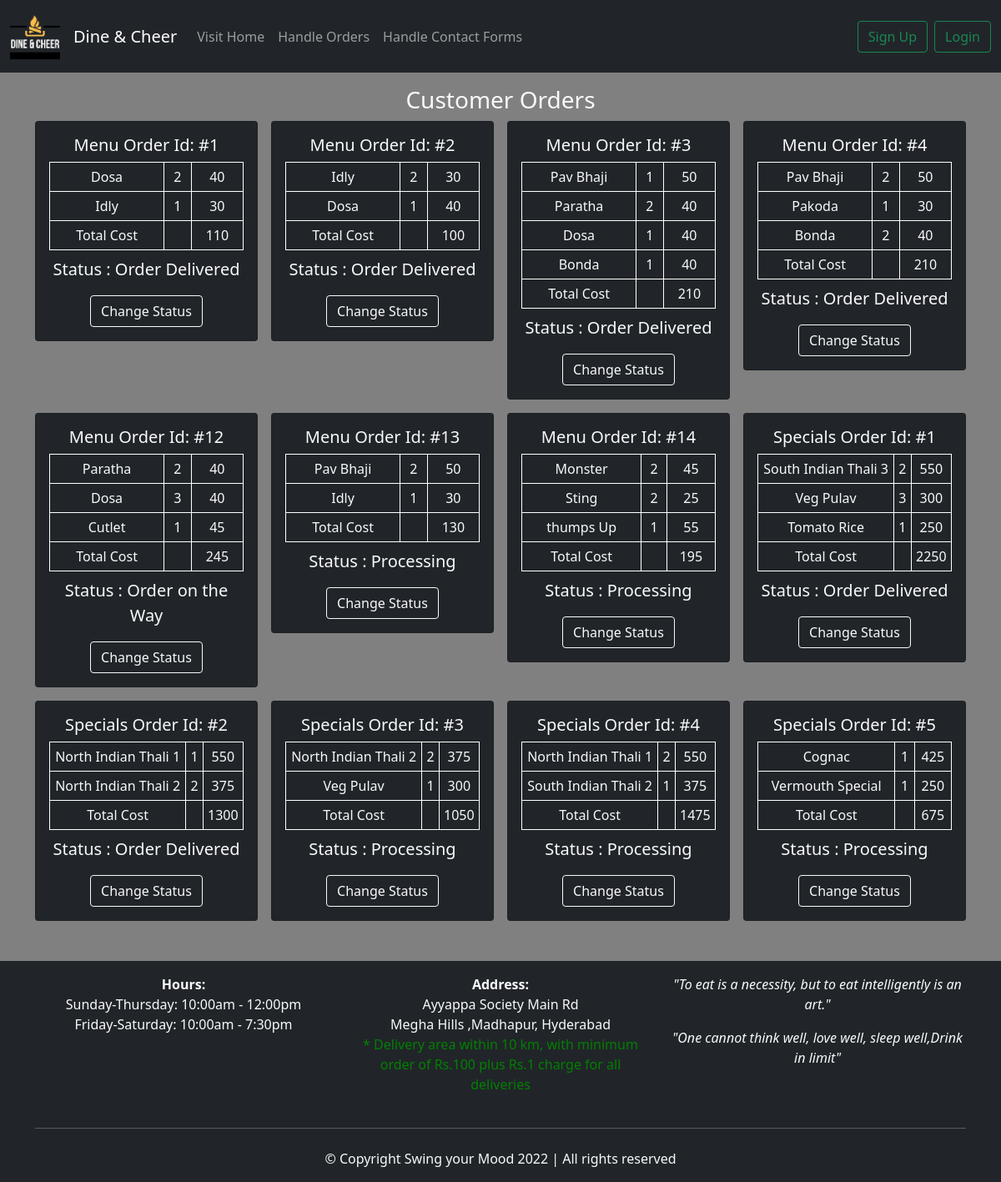
Screenshot of /Admin/index.php with the database file from the repository.
### tables this page shows
CREATE TABLE `menu_orders` (
  `sno` int(11) NOT NULL,
  `username` text NOT NULL,
  `menu_names` text NOT NULL,
  `menu_qty` text NOT NULL,
  `menu_prices` text NOT NULL,
  `status` int(1) NOT NULL,
  `timestamp` datetime NOT NULL DEFAULT current_timestamp()
);

CREATE TABLE `special_orders` (
  `sno` int(11) NOT NULL,
  `username` text NOT NULL,
  `specials_qty` text NOT NULL,
  `specials_prices` text NOT NULL,
  `specials_names` text NOT NULL,
  `status` int(11) NOT NULL,
  `timestamp` datetime NOT NULL DEFAULT current_timestamp()
);

### Admin/index.php (the view, shortened to what this page needs)
<!doctype html>
<html lang="en">
<head>
  <link href="https://cdn.jsdelivr.net/npm/bootstrap@5.0.0-beta3/dist/css/bootstrap.min.css" rel="stylesheet"
>
  <link rel="stylesheet" href="../Components/style.css">
</head>
<body>
<?php include '../Components/_adminheader.php';?>
<?php
include '../Components/_dbconnect.php';
?>
<div class="main-container container mb-5">
    <h3 class="text-light text-center mt-3">Customer Orders</h3>
    <div class="row row-cols-2 row-cols-md-4 g-3">
        <?php
        $sql="SELECT * FROM `menu_orders`";
        $result=mysqli_query($conn,$sql);
        while($row=mysqli_fetch_assoc($result)){
        echo'<div class="col">
          <div class="card menucards bg-dark">
            <div class="card-body text-light text-center">
              <h5 class="card-title">Menu Order Id: #'.$row['sno'].'</h5><table class="container">';
              $menu_names_arr = explode (",", $row['menu_names']);
              $menu_prices_arr = explode (",", $row['menu_prices']);
              $menu_qty_arr = explode (",", $row['menu_qty']);
              $tc=0;
              for ($i = 0; $i < count($menu_names_arr)-1; $i++)  {
                echo '<tr><td>'.$menu_names_arr[$i].'</td><td>'.$menu_qty_arr[$i].'</td><td>'.$menu_prices_arr[$i].'</td></tr>';
                $tc+=$menu_qty_arr[$i]*$menu_prices_arr[$i];
              }
              echo '<tr><td>Total Cost</td><td></td><td>'.$tc.'</td></tr></table>';
              if($row['status']==0){
                echo '<p class="card-text fs-5 mt-2"> Status : Processing </p>';
              }
              elseif($row['status']==2){
                echo '<p class="card-text fs-5 mt-2"> Status : Order Delivered </p>';
              }
              else{
                echo '<p class="card-text fs-5 mt-2"> Status : Order on the Way </p>';
              }
              echo '<form action="../Components/_changestatus.php?id='.$row['sno'].'&type=m" method="post"><button type="submit" class="btn btn-outline-light">Change Status</button></div></form>
          </div>
        </div>';
        }
        $sql="SELECT * FROM `special_orders`";
        $result=mysqli_query($conn,$sql);
        while($row=mysqli_fetch_assoc($result)){
          echo'<div class="col">
            <div class="card menucards bg-dark">
              <div class="card-body text-light text-center">
                <h5 class="card-title">Specials Order Id: #'.$row['sno'].'</h5><table class="container">';
                $specials_names_arr = explode (",", $row['specials_names']);
                $specials_prices_arr = explode (",", $row['specials_prices']);
                $specials_qty_arr = explode (",", $row['specials_qty']);
                $tc=0;
                for ($i = 0; $i < count($specials_names_arr)-1; $i++)  {
                  echo '<tr><td>'.$specials_names_arr[$i].'</td><td>'.$specials_qty_arr[$i].'</td><td>'.$specials_prices_arr[$i].'</td></tr>';
                  $tc+=$specials_qty_arr[$i]*$specials_prices_arr[$i];
                }
                echo '<tr><td>Total Cost</td><td></td><td>'.$tc.'</td></tr></table>';
                if($row['status']==0){
                  echo '<p class="card-text fs-5 mt-2"> Status : Processing </p>';
                }
                elseif($row['status']==2){
                  echo '<p class="card-text fs-5 mt-2"> Status : Order Delivered </p>';
                }
                else{
                  echo '<p class="card-text fs-5 mt-2"> Status : Order on the Way </p>';
                }
              echo '<form action="../Components/_changestatus.php?id='.$row['sno'].'&type=s" method="post"><button type="submit" class="btn btn-outline-light">Change Status</button></div></form>
            </div>
          </div>';
          }
        ?>
      </div>
  </div>
<?php include '../Components/_footer.php';?>
</body>
</html>

### Components/_adminheader.php (shortened to what this page needs)
<nav class="navbar navbar-expand-lg navbar-dark bg-dark">
  <div class="container-fluid">
  <a class="navbar-brand" href="./index.php">
      <img src="../Images/logo.webp" alt="Logo" width="60" height="60" class="d-inline-block align-text-top"></a>
    <div class="collapse navbar-collapse" id="navbarSupportedContent">
      <a class="navbar-brand" href="../index.php">Dine & Cheer</a>
      <ul class="navbar-nav me-auto mb-2 mb-lg-0">
        <li class="nav-item">
          <a class="nav-link" aria-current="page" id="home_nav" target="_blank" href="../index.php">Visit Home</a>
        </li>
        <li class="nav-item">
          <a class="nav-link" id="menu_nav" href="../Admin/index.php">Handle Orders</a>
        </li>
        <li class="nav-item">
          <a class="nav-link" id="menu_nav" href="../Admin/acontact.php">Handle Contact Forms</a>
        </li>
      </ul>
      <?php
      if(isset($_SESSION['loggedin'])){
        echo '<button class="btn btn-outline-success" type="submit"><a href="../Components/_logout.php" style="text-decoration:none; color:white;">Logout</a></button>';
        echo '<a class="nav-link" id="orders_nav" style="text-decoration:none; color:white;" href="./orders.php">My Orders</a>';
      }
      else{
        echo '<button class="btn btn-outline-success mx-2" type="submit" data-bs-toggle="modal" data-bs-target="#signupModal">Sign Up</button>
        <button class="btn btn-outline-success" type="submit" data-bs-toggle="modal" data-bs-target="#loginModal">Login</button>';
      }
      ?>
    </div>
  </div>
</nav>

### Components/_footer.php (shortened to what this page needs)
<div class="container-fluid bg-dark text-light mt-3 p-2 height:150">
    <div class="container">
        <footer class="panel-footer">
      <div class="row text-center">
        <section id="hours" class="col-sm-4 mt-2 mb-2">
          <span><strong>Hours:</strong></span><br>
          Sunday-Thursday: 10:00am - 12:00pm<br>
          Friday-Saturday: 10:00am - 7:30pm<br>
        </section>
        <section id="address" class="col-sm-4 mt-2 mb-2">
          <span><strong>Address:</strong></span><br>
          Ayyappa Society Main Rd<br>
          Megha Hills ,Madhapur, Hyderabad
          <p id="del">* Delivery area within 10 km, with minimum order
            of Rs.100 plus Rs.1 charge for all deliveries
          </p>
        </section>
        <section id="quotes" class="col-sm-4 mt-2 mb-2">
          <p>
            <i> "To eat is a necessity, but to eat intelligently is an art."</i>
          </p>
          <p>
           <i> "One cannot think well, love well, sleep well,Drink in limit"</i>
          </p>
        </section>
      </div>
      <hr class="visible-xs">
    <p class="text-center mb-0 py-2">&copy; Copyright Swing your Mood 2022 | All rights reserved</p>
      </footer>
      </div>
</div>

### Components/style.css (style rules this page uses)
body { background-color: gray; }
.card { overflow: hidden; }

### Admin/index.php (style rules this page uses)
.main-container { min-height:60vh; }
table,tr,td { border:1px solid white; }
th,td { padding:5px; }

### Components/_footer.php (style rules this page uses)
#del { color:green; }

### rows the page displays
menu_orders: sno "1", menu_names "Dosa", menu_qty "2", menu_prices "40", menu_names "Idly", menu_qty "1", menu_prices "30", tc "110", status "Status : Order Delivered"
menu_orders: sno "2", menu_names "Idly", menu_qty "2", menu_prices "30", menu_names "Dosa", menu_qty "1", menu_prices "40", tc "100", status "Status : Order Delivered"
menu_orders: sno "3", menu_names "Pav Bhaji", i "1", menu_prices "50", menu_names "Paratha", i "2", menu_prices "40", menu_names "Dosa", menu_names "Bonda", tc "210", status "Status : Order Delivered"
menu_orders: sno "4", menu_names "Pav Bhaji", i "2", menu_prices "50", menu_names "Pakoda", i "1", menu_prices "30", menu_names "Bonda", menu_prices "40", tc "210", status "Status : Order Delivered"
menu_orders: sno "12", menu_names "Paratha", menu_qty "2", menu_prices "40", menu_names "Dosa", menu_qty "3", menu_names "Cutlet", menu_qty "1", menu_prices "45", tc "245", status "Status : Order on the Way"
menu_orders: sno "13", menu_names "Pav Bhaji", menu_qty "2", menu_prices "50", menu_names "Idly", menu_qty "1", menu_prices "30", tc "130", status "Status : Processing"
menu_orders: sno "14", menu_names "Monster", i "2", menu_prices "45", menu_names "Sting", menu_prices "25", menu_names "thumps Up", i "1", menu_prices "55", tc "195", status "Status : Processing"
special_orders: sno "1", specials_names "South Indian Thali 3", specials_qty "2", specials_prices "550", specials_names "Veg Pulav", specials_qty "3", specials_prices "300", specials_names "Tomato Rice", specials_qty "1", specials_prices "250", tc "2250", status "Status : Order Delivered"
special_orders: sno "2", specials_names "North Indian Thali 1", specials_qty "1", specials_prices "550", specials_names "North Indian Thali 2", specials_qty "2", specials_prices "375", tc "1300", status "Status : Order Delivered"
special_orders: sno "3", specials_names "North Indian Thali 2", specials_qty "2", specials_prices "375", specials_names "Veg Pulav", specials_qty "1", specials_prices "300", tc "1050", status "Status : Processing"
special_orders: sno "4", specials_names "North Indian Thali 1", specials_qty "2", specials_prices "550", specials_names "South Indian Thali 2", specials_qty "1", specials_prices "375", tc "1475", status "Status : Processing"
special_orders: sno "5", specials_names "Cognac", specials_qty "1", specials_prices "425", specials_names "Vermouth Special", specials_prices "250", tc "675", status "Status : Processing"
